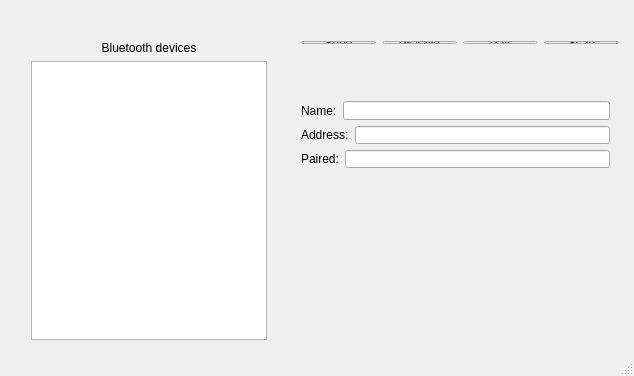
<?xml version="1.0" encoding="UTF-8"?>
<ui version="4.0">
 <class>MainWindow</class>
 <widget class="QMainWindow" name="MainWindow">
  <property name="geometry">
   <rect>
    <x>0</x>
    <y>0</y>
    <width>634</width>
    <height>376</height>
   </rect>
  </property>
  <property name="windowTitle">
   <string>MainWindow</string>
  </property>
  <widget class="QWidget" name="centralWidget">
   <widget class="QWidget" name="">
    <property name="geometry">
     <rect>
      <x>290</x>
      <y>30</y>
      <width>340</width>
      <height>25</height>
     </rect>
    </property>
    <layout class="QHBoxLayout" name="horizontalLayout">
     <item>
      <widget class="QPushButton" name="SendButton">
       <property name="font">
        <font>
         <family>Ubuntu</family>
        </font>
       </property>
       <property name="text">
        <string>Send</string>
       </property>
       <property name="checkable">
        <bool>false</bool>
       </property>
       <property name="checked">
        <bool>false</bool>
       </property>
       <property name="flat">
        <bool>false</bool>
       </property>
      </widget>
     </item>
     <item>
      <widget class="QPushButton" name="PickFileButton">
       <property name="font">
        <font>
         <family>Ubuntu</family>
         <italic>false</italic>
        </font>
       </property>
       <property name="text">
        <string>Pick file</string>
       </property>
      </widget>
     </item>
     <item>
      <widget class="QPushButton" name="PairButton">
       <property name="font">
        <font>
         <family>Ubuntu</family>
        </font>
       </property>
       <property name="text">
        <string>Pair</string>
       </property>
      </widget>
     </item>
     <item>
      <widget class="QPushButton" name="ScanButton">
       <property name="font">
        <font>
         <family>Ubuntu</family>
        </font>
       </property>
       <property name="text">
        <string>Scan</string>
       </property>
      </widget>
     </item>
    </layout>
   </widget>
   <widget class="QWidget" name="">
    <property name="geometry">
     <rect>
      <x>20</x>
      <y>30</y>
      <width>258</width>
      <height>321</height>
     </rect>
    </property>
    <layout class="QVBoxLayout" name="verticalLayout_2">
     <item>
      <widget class="QLabel" name="DeviceListLabel">
       <property name="text">
        <string>Bluetooth devices</string>
       </property>
       <property name="alignment">
        <set>Qt::AlignCenter</set>
       </property>
      </widget>
     </item>
     <item>
      <widget class="QListWidget" name="DeviceList"/>
     </item>
    </layout>
   </widget>
   <widget class="QWidget" name="">
    <property name="geometry">
     <rect>
      <x>290</x>
      <y>90</y>
      <width>331</width>
      <height>89</height>
     </rect>
    </property>
    <layout class="QVBoxLayout" name="verticalLayout">
     <item>
      <layout class="QHBoxLayout" name="horizontalLayout_2">
       <item>
        <widget class="QLabel" name="DevNameL">
         <property name="minimumSize">
          <size>
           <width>0</width>
           <height>0</height>
          </size>
         </property>
         <property name="maximumSize">
          <size>
           <width>50</width>
           <height>16777215</height>
          </size>
         </property>
         <property name="text">
          <string>Name:</string>
         </property>
        </widget>
       </item>
       <item>
        <widget class="QLineEdit" name="DevNameF">
         <property name="readOnly">
          <bool>true</bool>
         </property>
        </widget>
       </item>
      </layout>
     </item>
     <item>
      <layout class="QHBoxLayout" name="horizontalLayout_3">
       <item>
        <widget class="QLabel" name="DevAddrL">
         <property name="minimumSize">
          <size>
           <width>0</width>
           <height>0</height>
          </size>
         </property>
         <property name="maximumSize">
          <size>
           <width>50</width>
           <height>16777215</height>
          </size>
         </property>
         <property name="text">
          <string>Address:</string>
         </property>
        </widget>
       </item>
       <item>
        <widget class="QLineEdit" name="DevAddrF">
         <property name="readOnly">
          <bool>true</bool>
         </property>
        </widget>
       </item>
      </layout>
     </item>
     <item>
      <layout class="QHBoxLayout" name="horizontalLayout_4">
       <item>
        <widget class="QLabel" name="DevPairL">
         <property name="minimumSize">
          <size>
           <width>0</width>
           <height>0</height>
          </size>
         </property>
         <property name="maximumSize">
          <size>
           <width>50</width>
           <height>16777215</height>
          </size>
         </property>
         <property name="text">
          <string>Paired:</string>
         </property>
        </widget>
       </item>
       <item>
        <widget class="QLineEdit" name="DevPairF">
         <property name="readOnly">
          <bool>true</bool>
         </property>
        </widget>
       </item>
      </layout>
     </item>
    </layout>
   </widget>
  </widget>
  <widget class="QStatusBar" name="statusBar"/>
 </widget>
 <layoutdefault spacing="6" margin="11"/>
 <resources/>
 <connections/>
</ui>
